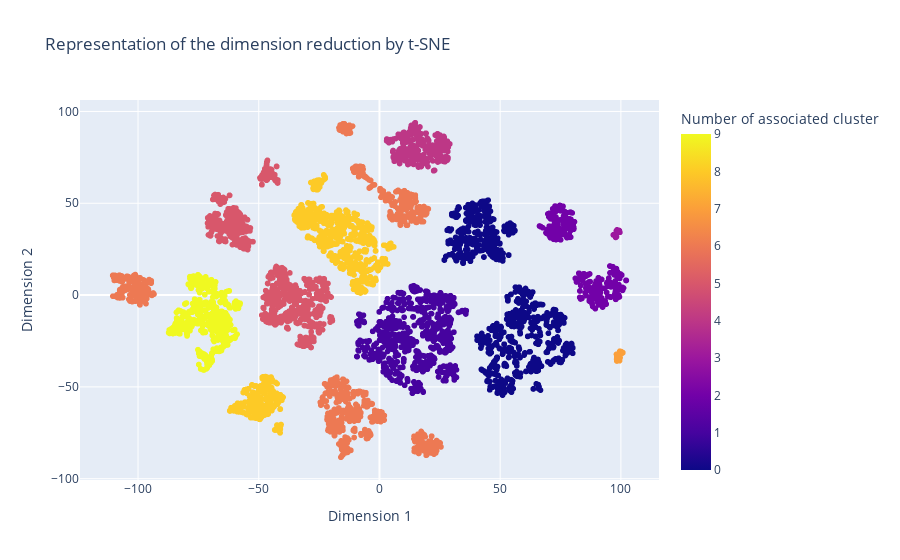

Notebook code cell kept with this figure:
### Code cell
# representing the data
fig = px.scatter(train_pred, x="TSNE_DIM1", y="TSNE_DIM2",color="cluster_predict",
                 labels= {
                     "TSNE_DIM1": "Dimension 1",
                     "TSNE_DIM2": "Dimension 2",
                     "cluster_predict": "Number of associated cluster"
                 },
                 title= "Representation of the dimension reduction by t-SNE")
fig.show()

### Figure 1 — Plotly figure (JSON) as saved in the notebook; plotly's stock layout.template omitted (floating-point values rounded to 4 significant figures; data arrays with more than 128 entries replaced by an {"elided": "..."} marker saying what was removed)
{"data": [{"hovertemplate": "Dimension 1=%{x}<br>Dimension 2=%{y}<br>Number of associated cluster=%{marker.color}<extra></extra>", "legendgroup": "", "marker": {"color": {"elided": "8672 int values"}, "coloraxis": "coloraxis", "symbol": "circle"}, "mode": "markers", "name": "", "showlegend": false, "x": {"elided": "8672 float values"}, "xaxis": "x", "y": {"elided": "8672 float values"}, "yaxis": "y", "type": "scattergl"}], "layout": {"xaxis": {"anchor": "y", "domain": [0.0, 1.0], "title": {"text": "Dimension 1"}}, "yaxis": {"anchor": "x", "domain": [0.0, 1.0], "title": {"text": "Dimension 2"}}, "coloraxis": {"colorbar": {"title": {"text": "Number of associated cluster"}}, "colorscale": [[0.0, "#0d0887"], [0.1111, "#46039f"], [0.2222, "#7201a8"], [0.3333, "#9c179e"], [0.4444, "#bd3786"], [0.5556, "#d8576b"], [0.6667, "#ed7953"], [0.7778, "#fb9f3a"], [0.8889, "#fdca26"], [1.0, "#f0f921"]]}, "legend": {"tracegroupgap": 0}, "title": {"text": "Representation of the dimension reduction by t-SNE"}}}
